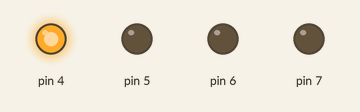
This sketch was run on a simulated Arduino Uno, built with avr-gcc and run on an emulated ATmega328P. Shown: output pins drawn as LEDs (lit = HIGH).

Above: at 0.5 s.
At 2.5 s:
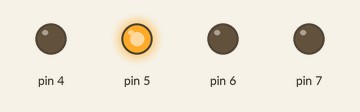
At 4.5 s:
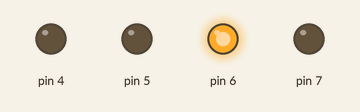
At 6.5 s:
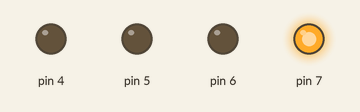
At 9.5 s:
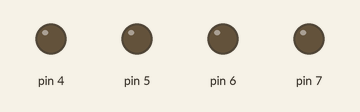
Timing chart, 0 to 10.4 s (numbered marks = the images above):
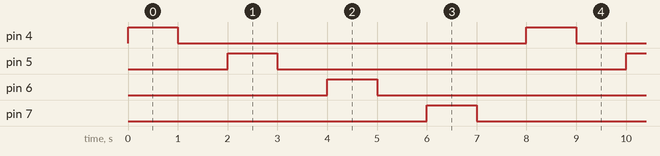

The sketch:

1.ino
```cpp
// Tomas Turbek
// Title (Name of Tutorial/Project)
// Date Started - Date Completed

void setup() {
  pinMode(4, OUTPUT);
  pinMode(5, OUTPUT);
  pinMode(6, OUTPUT);
  pinMode(7, OUTPUT);

}

void blink(int whichpin){
    //function to blink the
  digitalWrite(whichpin, HIGH);
  delay(1000);
  digitalWrite(whichpin, LOW);
  delay(1000);
}


void loop(){
	blink(4);
  	blink(5);
  	blink(6);
  	blink(7);
}
```

Measured:
- by itself, pin 4–7: alternates HIGH for 1.0 s and LOW for 7.0 s
- by itself, everything shown: repeats every 8.0 s, in 8 steps
